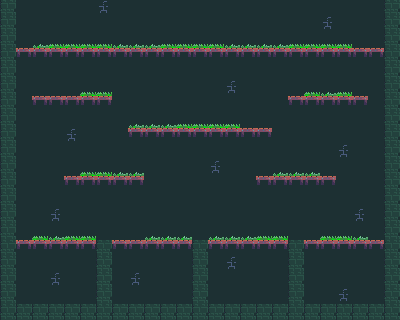

A 2D game scene composited from a Tiled map and its tileset images. What follows is a short description and the map's XML, with each tile layer's data collapsed to a summary:
An orthogonal 25x20 tile map with 16x16 px tiles, 5 tile layers (Background, Background2:ElectricBoogaloo, OneSidedPlatforms, Platforms, ...), 2 tilesets and 12 objects.

<map version="1.0" tiledversion="1.1.2" orientation="orthogonal" renderorder="right-up" width="25" height="20" tilewidth="16" tileheight="16" infinite="0" nextobjectid="1">
 <tileset firstgid="1" source="../tile1.tsx" />
 <tileset firstgid="65" name="sketches1-0 tiles and monsters" tilewidth="16" tileheight="16" tilecount="64" columns="8">
  <image source="../../Assets/Images/sketches2- tiles and monsters.png" width="128" height="128" />
  <tile id="2">
   <objectgroup draworder="index">
    <object id="1" x="0" y="0" width="16" height="3" />
   </objectgroup>
  </tile>
  <tile id="3">
   <objectgroup draworder="index">
    <object id="2" x="0" y="0" width="16" height="16" />
   </objectgroup>
  </tile>
  <tile id="4">
   <objectgroup draworder="index">
    <object id="1" x="0" y="0" width="16" height="16" />
   </objectgroup>
  </tile>
  <tile id="5">
   <objectgroup draworder="index">
    <object id="1" x="0" y="0" width="16" height="16" />
   </objectgroup>
  </tile>
  <tile id="8">
   <objectgroup draworder="index">
    <object id="1" x="0" y="0" width="16" height="16" />
   </objectgroup>
  </tile>
  <tile id="9">
   <objectgroup draworder="index">
    <object id="1" x="0" y="0" width="16" height="16" />
   </objectgroup>
  </tile>
  <tile id="10">
   <objectgroup draworder="index">
    <object id="1" x="0" y="0" width="16" height="16" />
   </objectgroup>
  </tile>
  <tile id="19">
   <objectgroup draworder="index">
    <object id="1" x="0" y="0" width="16" height="8" />
   </objectgroup>
   <animation>
    <frame tileid="19" duration="200" />
    <frame tileid="29" duration="200" />
   </animation>
  </tile>
  <tile id="20">
   <objectgroup draworder="index">
    <object id="2" x="0" y="0" width="16" height="8" />
   </objectgroup>
   <animation>
    <frame tileid="20" duration="200" />
    <frame tileid="30" duration="200" />
   </animation>
  </tile>
  <tile id="21">
   <objectgroup draworder="index">
    <object id="1" x="0" y="0" width="16" height="8" />
   </objectgroup>
   <animation>
    <frame tileid="21" duration="200" />
    <frame tileid="31" duration="200" />
   </animation>
  </tile>
  <tile id="22">
   <objectgroup draworder="index">
    <object id="1" x="0" y="0" width="16" height="16" />
   </objectgroup>
  </tile>
  <tile id="36">
   <objectgroup draworder="index">
    <object id="1" x="0" y="0" width="16" height="4" />
   </objectgroup>
  </tile>
 </tileset>
 <layer name="Background" width="25" height="20">
  <data>[500 cells, 500 non-empty, 1 distinct tile ids]</data>
 </layer>
 <layer name="Background2:ElectricBoogaloo" width="25" height="20">
  <data>[500 cells, 52 non-empty, 2 distinct tile ids]</data>
 </layer>
 <layer name="OneSidedPlatforms" width="25" height="20">
  <data>[500 cells, 72 non-empty, 1 distinct tile ids]</data>
 </layer>
 <layer name="Platforms" width="25" height="20">
  <data>[500 cells, 35 non-empty, 1 distinct tile ids]</data>
 </layer>
 <layer name="Foreground" width="25" height="20">
  <data>[500 cells, 54 non-empty, 2 distinct tile ids]</data>
 </layer>
</map>
